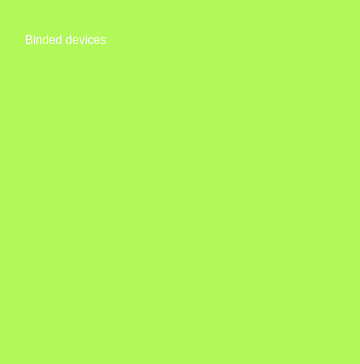
<?xml version="1.0" encoding="UTF-8"?>
<ui version="4.0">
 <class>SettingWidget</class>
 <widget class="QWidget" name="SettingWidget">
  <property name="geometry">
   <rect>
    <x>0</x>
    <y>0</y>
    <width>360</width>
    <height>364</height>
   </rect>
  </property>
  <property name="windowTitle">
   <string>Form</string>
  </property>
  <property name="styleSheet">
   <string notr="true"/>
  </property>
  <widget class="QWidget" name="mainWidget" native="true">
   <property name="geometry">
    <rect>
     <x>0</x>
     <y>0</y>
     <width>360</width>
     <height>364</height>
    </rect>
   </property>
   <property name="styleSheet">
    <string notr="true">background-color: rgb(177, 248, 88);
</string>
   </property>
   <widget class="QLabel" name="label">
    <property name="geometry">
     <rect>
      <x>25</x>
      <y>30</y>
      <width>180</width>
      <height>20</height>
     </rect>
    </property>
    <property name="styleSheet">
     <string notr="true">font: 18pt &quot;Lucida Grande&quot;; color: #FFFFFE; </string>
    </property>
    <property name="text">
     <string>Binded devices</string>
    </property>
   </widget>
  </widget>
 </widget>
 <resources/>
 <connections/>
</ui>
